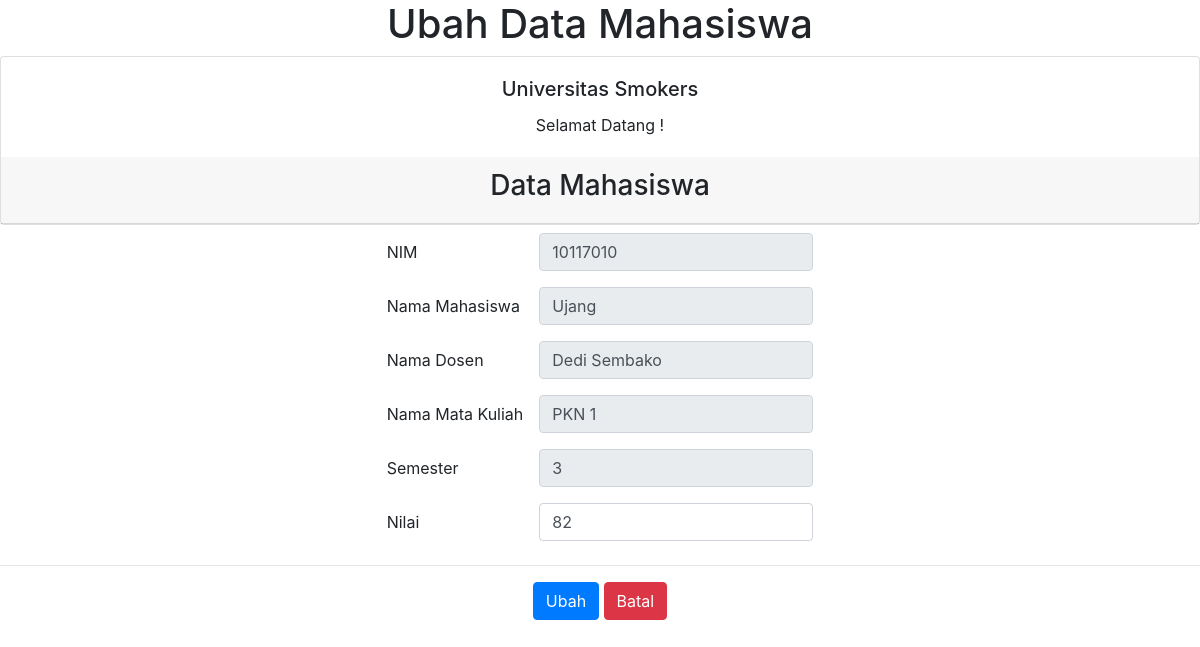
The app's page /UniversitasSmokers/form_ubah3.php?id=1 (signed in) with its own data.
### tables this page shows
CREATE TABLE `nilai` (
  `id_nilai` int(10) NOT NULL,
  `nim` char(8) NOT NULL,
  `nip` char(8) NOT NULL,
  `kode_mk` char(8) NOT NULL,
  `nilai` float DEFAULT NULL
);

CREATE TABLE `mahasiswa` (
  `nim` char(8) NOT NULL,
  `nama_mahasiswa` varchar(30) DEFAULT NULL,
  `ttl` date DEFAULT NULL,
  `jk` char(1) NOT NULL,
  `alamat` varchar(30) DEFAULT NULL,
  `id_fakultas` char(8) NOT NULL,
  `id_jurusan` char(8) NOT NULL
);

CREATE TABLE `dosen` (
  `nip` char(8) NOT NULL,
  `nama_dosen` varchar(30) DEFAULT NULL,
  `ttl` date DEFAULT NULL,
  `jk` char(1) NOT NULL,
  `alamat` varchar(30) DEFAULT NULL,
  `kode_mk` char(8) NOT NULL
);

CREATE TABLE `matkul` (
  `kode_mk` char(8) NOT NULL,
  `nama_mk` varchar(30) DEFAULT NULL,
  `sks` smallint(6) DEFAULT NULL,
  `semester` smallint(6) DEFAULT NULL,
  `id_jurusan` char(8) NOT NULL
);

### UniversitasSmokers/form_ubah3.php (the view, shortened to what this page needs)
<html>
<head>
  <link rel = "stylesheet" type = "text/css" href = "css/bootstrap.min.css">
</head>
<body>
<center>
  <h1>Ubah Data Mahasiswa</h1>
  <div class="card">
  <div class="card-body">
    <h5 class="card-title">Universitas Smokers</h5>
    <p class="card-text">Selamat Datang !</p>
  </div>
  <div class="card-header"><h3>Data Mahasiswa
  </div>
</div>
  <?php
  include "koneksi.php";
  $id = $_GET['id'];
  $sql = $pdo->prepare("SELECT * FROM nilai JOIN mahasiswa on nilai.nim = mahasiswa.nim JOIN matkul on nilai.kode_mk = matkul.kode_mk JOIN dosen on nilai.nip = dosen.nip WHERE id_nilai=:id");
  $sql->bindParam(':id', $id);
  $sql->execute();
  $data = $sql->fetch();
  ?>
  <form method="post" action="proses_ubah3.php?id=<?php echo $id; ?>">
    <table cellpadding="8">
      <tr>
        <td>NIM</td>
        <td><input class="form-control" type="text" name="nim" value="<?php echo $data['nim']; ?>" readonly></td>
      </tr>
      <tr>
        <td>Nama Mahasiswa</td>
        <td><input class="form-control" type="text" name="nama_mahasiswa" value="<?php echo $data['nama_mahasiswa']; ?>" readonly>
		</td>
      </tr>
	  <tr>
        <td>Nama Dosen</td>
        <td><input class="form-control" type="text" name="nama_dosen" value="<?php echo $data['nama_dosen']; ?>" readonly>
		</td>
      </tr>
      <tr>
        <td>Nama Mata Kuliah</td>
        <td>
        <input class="form-control" type="text" name="nama_mk" value="<?php echo $data['nama_mk']; ?>" readonly>
        </td>
      </tr>
	  <tr>
        <td>Semester</td>
        <td>
		<input class="form-control" type="text" name="semester" value="<?php echo $data['semester']; ?>" readonly>
		</td>
      </tr>
      <tr>
        <td>Nilai</td>
		<td>
		<input class="form-control" type="text" name="nilai" value="<?php echo $data['nilai']; ?>">
		</td>
      </tr>
    </table>
    <hr>
    <input type="submit" class="btn btn-primary" value="Ubah">
    <a href="index3.php"><input type="button" class="btn btn-danger" value="Batal"></a>
  </form>
</body>
</html>

### records on screen
nilai: nim "10117010", nama_mahasiswa "Ujang", nama_dosen "Dedi Sembako", nama_mk "PKN 1", semester "3", nilai "82"
